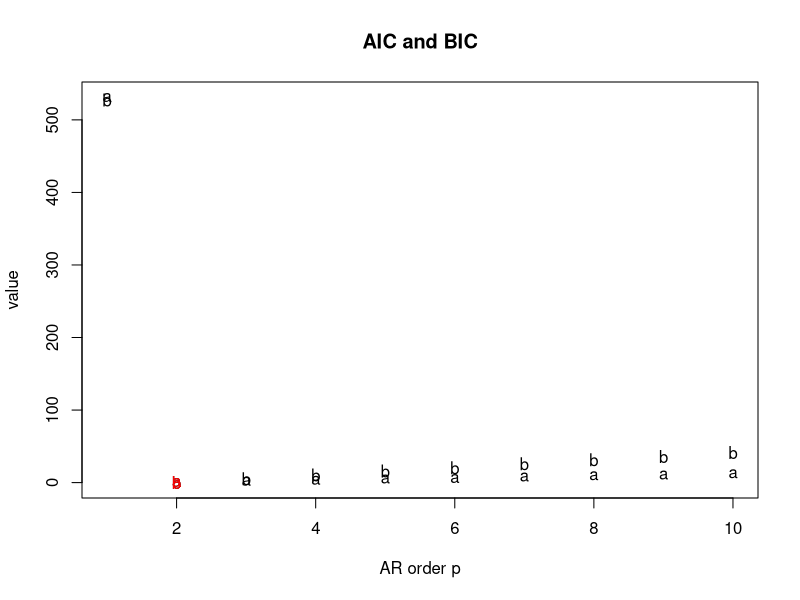

Source code (R):
###################################################
# Simulate data from an AR(2)
###################################################
set.seed(2021)
r=0.95
lambda=12 
phi=numeric(2) 
phi[1]=2*r*cos(2*pi/lambda) 
phi[2]=-r^2
sd=1 # innovation standard deviation
T=300 # number of time points
# generate stationary AR(2) process
yt=arima.sim(n = T, model = list(ar = phi), sd = sd) 

#############################################################################
######   compute AIC and BIC for different AR(p)s based on simulated data ###
#############################################################################
pmax=10 # the maximum of model order
Xall=t(matrix(yt[rev(rep((1:pmax),T-pmax)+rep((0:(T-pmax-1)),
              rep(pmax,T-pmax)))], pmax, T-pmax));
y=rev(yt[(pmax+1):T])
n_cond=length(y) # (number of total time points - the maximum of model order)

## compute MLE
my_MLE <- function(y, Xall, p){
  n=length(y)
  x=Xall[,1:p]
  a=solve(t(x) %*%x)
  a=(a + t(a))/2 # for numerical stability 
  b=a%*%t(x)%*%y # mle for ar coefficients
  r=y - x%*%b # residuals 
  nu=n - p # degrees freedom
  R=sum(r*r) # SSE
  s=R/nu #MSE
  return(list(b = b, s = s, R = R, nu = nu))
}


## function for AIC and BIC computation 
AIC_BIC <- function(y, Xall, p){
  ## number of time points
  n <- length(y)
  
  ## compute MLE
  tmp=my_MLE(y, Xall, p)
  
  ## retrieve results
  R=tmp$R
  
  ## compute likelihood
  likl= n*log(R)
  
  ## compute AIC and BIC
  aic =likl + 2*(p)
  bic =likl + log(n)*(p)
  return(list(aic = aic, bic = bic))
}
# Compute AIC, BIC 
aic =numeric(pmax)
bic =numeric(pmax)

for(p in 1:pmax){
  tmp =AIC_BIC(y,Xall, p)
  aic[p] =tmp$aic
  bic[p] =tmp$bic
  print(c(p, aic[p], bic[p])) # print AIC and BIC by model order
}

## compute difference between the value and its minimum
aic =aic-min(aic) 
bic =bic-min(bic) 

## draw plot of AIC, BIC, and the marginal likelihood
par(mfrow = c(1, 1))
matplot(1:pmax,matrix(c(aic,bic),pmax,2),ylab='value',
        xlab='AR order p',pch="ab", col = 'black', main = "AIC and BIC")
# highlight the model order selected by AIC
text(which.min(aic), aic[which.min(aic)], "a", col = 'red') 
# highlight the model order selected by BIC
text(which.min(bic), bic[which.min(bic)], "b", col = 'red') 

########################################################
p <- which.min(bic) # We set up the moder order
print(paste0("The chosen model order by BIC: ", p))
